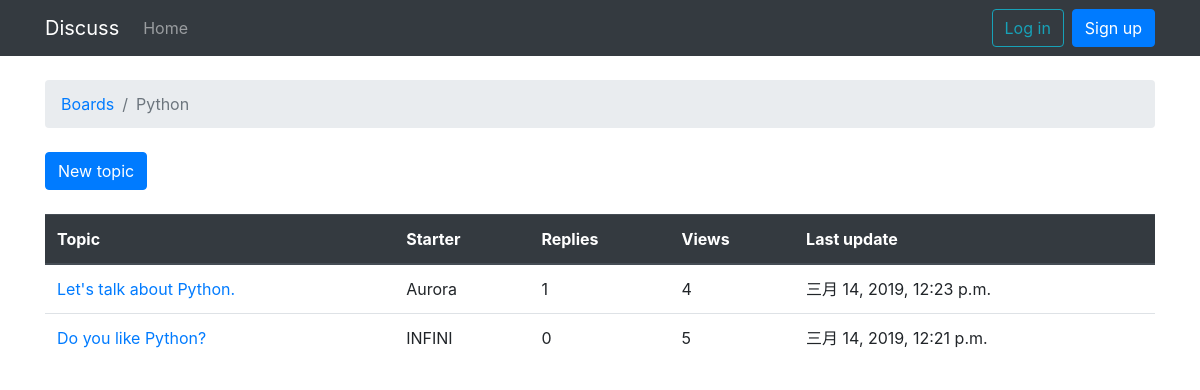
The app's page /boards/1/ with its own data.
### boards/models.py (models this page shows, shortened)
class Board(models.Model):
    name = models.CharField(max_length=30, unique=True)
    description = models.CharField(max_length=300)

class Topic(models.Model):
    subject = models.CharField(max_length=200)
    last_updated = models.DateTimeField(auto_now_add=True)
    starter = models.ForeignKey(User, on_delete=models.CASCADE, related_name='topics')
    board = models.ForeignKey(Board, on_delete=models.CASCADE, related_name='topics')
    views = models.PositiveIntegerField(default=0)

### core/models.py (models this page shows)
class User(AbstractUser):
    pass

### boards/views.py (the view)
# urls.py: path('', views.board_topics, name='board_topics'),
def board_topics(request, board_pk):
    board = get_object_or_404(Board, pk=board_pk)
    topics = board.topics.order_by('-last_updated').annotate(replies=Count('posts')-1)
    return render(request, 'boards/topics.html', {'board': board, 'topics': topics})

### boards/templates/boards/topics.html (shortened to what this page needs)
{% extends 'base.html' %}
{% block breadcrumb %}
  <li class="breadcrumb-item"><a href="{% url 'home' %}">Boards</a></li>
  <li class="breadcrumb-item active">{{ board.name }}</li>
{% endblock %}
{% block content %}
  <a class="btn btn-primary mb-4" href="{% url 'new_topic' board.pk %}">New topic</a>
  <table class="table">
    <thead class="thead-dark">
      <tr>
        <th>Topic</th>
        <th>Starter</th>
        <th>Replies</th>
        <th>Views</th>
        <th>Last update</th>
      </tr>
    </thead>
    <tbody>
      {% for topic in topics %}
        <tr>
          <td><a href="{% url 'topic_posts' board.pk topic.pk %}">{{ topic.subject }}</a></td>
          <td>{{ topic.starter.username }}</td>
          <td>{{ topic.replies }}</td>
          <td>{{ topic.views }}</td>
          <td>{{ topic.last_updated }}</td>
        </tr>
      {% endfor %}
    </tbody>
  </table>
{% endblock %}

### records on screen
Board: name "Python"
Topic: subject "Let's talk about Python.", starter.username "Aurora", replies "1", views "4", last_updated "三月 14, 2019, 12:23 p.m."
Topic: subject "Do you like Python?", starter.username "INFINI", replies "0", views "5", last_updated "三月 14, 2019, 12:21 p.m."
